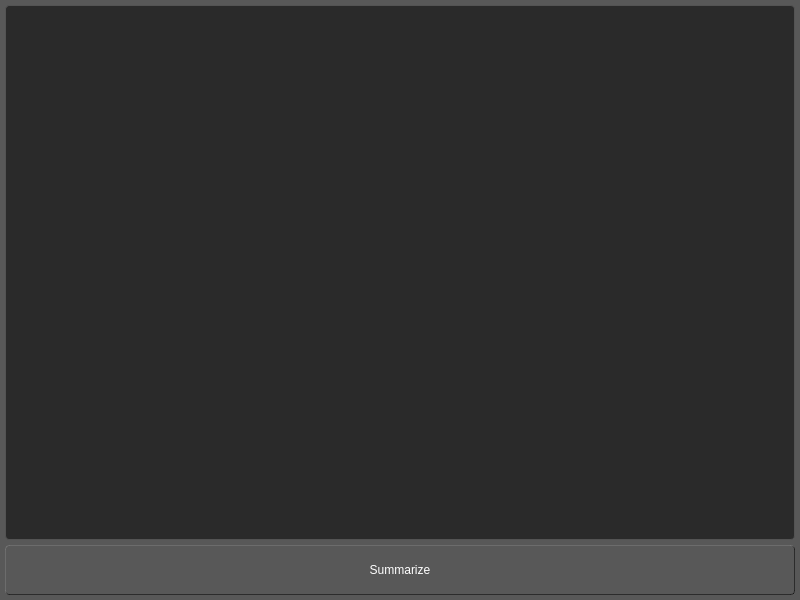
<?xml version="1.0" encoding="UTF-8"?>
<ui version="4.0">
  <class>main_widget</class>
  <widget class="QWidget" name="main_widget">
    <property name="geometry">
      <rect>
        <x>0</x>
        <y>0</y>
        <width>800</width>
        <height>600</height>
      </rect>
    </property>
    <property name="windowTitle">
      <string>Summarizer</string>
    </property>
    <property name="styleSheet">
      <string notr="true">QWidget{
        border-radius: 4px;
        background-color: rgb(88, 88, 88);
        color: rgb(255, 255, 255);
        }

        QMenu::item:selected {
        background-color: rgb(23, 111, 204);
        }

        QMenu::item:disabled {
        color: rgba(255, 255, 255, 75);
        }</string>
    </property>
    <layout class="QVBoxLayout" name="main_layout">
      <property name="spacing">
        <number>0</number>
      </property>
      <property name="leftMargin">
        <number>0</number>
      </property>
      <property name="topMargin">
        <number>0</number>
      </property>
      <property name="rightMargin">
        <number>0</number>
      </property>
      <property name="bottomMargin">
        <number>0</number>
      </property>
      <item>
        <widget class="QStackedWidget" name="stacked_widget">
          <widget class="QWidget" name="page_input">
            <layout class="QVBoxLayout" name="verticalLayout">
              <property name="spacing">
                <number>5</number>
              </property>
              <property name="leftMargin">
                <number>5</number>
              </property>
              <property name="topMargin">
                <number>5</number>
              </property>
              <property name="rightMargin">
                <number>5</number>
              </property>
              <property name="bottomMargin">
                <number>5</number>
              </property>
              <item>
                <widget class="QPlainTextEdit" name="text_box">
                  <property name="styleSheet">
                    <string notr="true">QPlainTextEdit {
                      background-color: rgb(42, 42, 42);
                      padding: 5px;
                      spacing: 10px;
                      border: 1px solid;
                      border-color: rgba(255, 255, 255, 30);
                      border-right-color: rgba(0, 0, 0, 128);
                      border-bottom-color: rgba(0, 0, 0, 128);
                      color: rgb(255, 255, 255);
                      border-radius: 4px;
                      border: 1px solid;
                      border-color: rgb(83, 83, 83);
                      }</string>
                  </property>
                  <property name="plainText">
                    <string />
                  </property>
                  <property name="backgroundVisible">
                    <bool>false</bool>
                  </property>
                  <property name="placeholderText">
                    <string>Enter the privacy policy text here</string>
                  </property>
                </widget>
              </item>
              <item>
                <widget class="QPushButton" name="summarize_button">
                  <property name="minimumSize">
                    <size>
                      <width>0</width>
                      <height>50</height>
                    </size>
                  </property>
                  <property name="styleSheet">
                    <string notr="true">QPushButton {
                      background-color: qlineargradient(spread:repeat, x1:1, y1:1, x2:1, y2:0,
                      stop:0 rgba(60, 60, 60, 255), stop: 1 rgba(80, 80, 80, 255));
                      padding: 5px;
                      spacing: 10px;
                      border: 1px solid;
                      border-color: rgba(255, 255, 255, 30);
                      border-right-color: rgba(0, 0, 0, 128);
                      border-bottom-color: rgba(0, 0, 0, 128);
                      color: rgb(255, 255, 255);
                      }
                      QPushButton:hover {
                      background-color: qlineargradient(spread:repeat, x1:1, y1:1, x2:1, y2:0,
                      stop:0 rgba(80, 80, 80, 255), stop: 1 rgba(100, 100, 100, 255));
                      border: 1px solid;
                      border-color: rgba(255, 255, 255, 80);
                      border-right-color: rgba(0, 0, 0, 255);
                      border-bottom-color: rgba(0, 0, 0, 255);
                      }
                      QPushButton:pressed {
                      background-color: qlineargradient(spread:repeat, x1:1, y1:1, x2:1, y2:0,
                      stop:1 rgba(60, 60, 60, 255), stop: 0 rgba(70, 70, 70, 255));
                      border-color: rgba(0, 0, 0, 150);
                      border-right-color: rgba(255, 255, 255, 50);
                      border-bottom-color: rgba(255, 255, 255, 50);
                      }
                      QPushButton::indicator:unchecked {
                      background-color: rgb(38, 38, 38);
                      border-radius: 4px;
                      }

                      QPushButton::indicator:checked {
                      border-radius: 4px;
                      background-color: qradialgradient(spread:pad, cx:0.5, cy:0.5, radius:0.5,
                      fx:0.5, fy:0.5, stop:0.357513 rgba(200, 200, 200, 255), stop:0.388601 rgba(38,
                      38, 38, 255));
                      }</string>
                  </property>
                  <property name="text">
                    <string>Summarize</string>
                  </property>
                </widget>
              </item>
            </layout>
          </widget>
          <widget class="QWidget" name="page_output">
            <property name="styleSheet">
              <string notr="true" />
            </property>
            <layout class="QVBoxLayout" name="verticalLayout_2">
              <property name="spacing">
                <number>5</number>
              </property>
              <property name="leftMargin">
                <number>5</number>
              </property>
              <property name="topMargin">
                <number>5</number>
              </property>
              <property name="rightMargin">
                <number>5</number>
              </property>
              <property name="bottomMargin">
                <number>5</number>
              </property>
              <item>
                <widget class="QWidget" name="widget" native="true">
                  <property name="styleSheet">
                    <string notr="true" />
                  </property>
                  <layout class="QGridLayout" name="gridLayout">
                    <property name="leftMargin">
                      <number>0</number>
                    </property>
                    <property name="topMargin">
                      <number>0</number>
                    </property>
                    <property name="rightMargin">
                      <number>0</number>
                    </property>
                    <property name="bottomMargin">
                      <number>0</number>
                    </property>
                    <property name="spacing">
                      <number>5</number>
                    </property>
                    <item row="0" column="0">
                      <widget class="QLabel" name="result_label">
                        <property name="styleSheet">
                          <string notr="true">QLabel{
                            border-radius: 4px;
                            background-color: qlineargradient(spread:repeat, x1:1, y1:1, x2:1, y2:0,
                            stop:1 rgba(40, 40, 40, 255), stop:0 rgba(50, 50, 50, 255));
                            border: 1px solid;
                            border-color: rgb(83, 83, 83);
                            color: rgb(255, 255, 255);
                            padding: 5px;
                            }</string>
                        </property>
                        <property name="text">
                          <string />
                        </property>
                        <property name="wordWrap">
                          <bool>true</bool>
                        </property>
                      </widget>
                    </item>

                    <item row="0" column="1">
                      <widget class="QWidget" name="image_4" native="true">
                        <property name="styleSheet">
                          <string notr="true">QWidget{
                            border-radius: 4px;
                            background-color: qlineargradient(spread:repeat, x1:1, y1:1, x2:1, y2:0,
                            stop:1 rgba(40, 40, 40, 255), stop:0 rgba(50, 50, 50, 255));
                            border: 1px solid;
                            border-color: rgb(83, 83, 83);
                            }</string>
                        </property>
                      </widget>
                    </item>
                    <item row="1" column="0">
                      <widget class="QWidget" name="image_3" native="true">
                        <property name="styleSheet">
                          <string notr="true">QWidget{
                            border-radius: 4px;
                            background-color: qlineargradient(spread:repeat, x1:1, y1:1, x2:1, y2:0,
                            stop:1 rgba(40, 40, 40, 255), stop:0 rgba(50, 50, 50, 255));
                            border: 1px solid;
                            border-color: rgb(83, 83, 83);
                            }</string>
                        </property>
                      </widget>
                    </item>
                    <item row="1" column="1">
                      <widget class="QWidget" name="image_1" native="true">
                        <property name="styleSheet">
                          <string notr="true">QWidget{
                            border-radius: 4px;
                            background-color: qlineargradient(spread:repeat, x1:1, y1:1, x2:1, y2:0,
                            stop:1 rgba(40, 40, 40, 255), stop:0 rgba(50, 50, 50, 255));
                            border: 1px solid;
                            border-color: rgb(83, 83, 83);
                            }</string>
                        </property>
                      </widget>
                    </item>
                  </layout>
                </widget>
              </item>
              <item>
                <widget class="QPushButton" name="back_button">
                  <property name="minimumSize">
                    <size>
                      <width>0</width>
                      <height>50</height>
                    </size>
                  </property>
                  <property name="styleSheet">
                    <string notr="true">QPushButton {
                      background-color: qlineargradient(spread:repeat, x1:1, y1:1, x2:1, y2:0,
                      stop:0 rgba(60, 60, 60, 255), stop: 1 rgba(80, 80, 80, 255));
                      padding: 5px;
                      spacing: 10px;
                      border: 1px solid;
                      border-color: rgba(255, 255, 255, 30);
                      border-right-color: rgba(0, 0, 0, 128);
                      border-bottom-color: rgba(0, 0, 0, 128);
                      color: rgb(255, 255, 255);
                      }
                      QPushButton:hover {
                      background-color: qlineargradient(spread:repeat, x1:1, y1:1, x2:1, y2:0,
                      stop:0 rgba(80, 80, 80, 255), stop: 1 rgba(100, 100, 100, 255));
                      border: 1px solid;
                      border-color: rgba(255, 255, 255, 80);
                      border-right-color: rgba(0, 0, 0, 255);
                      border-bottom-color: rgba(0, 0, 0, 255);
                      }
                      QPushButton:pressed {
                      background-color: qlineargradient(spread:repeat, x1:1, y1:1, x2:1, y2:0,
                      stop:1 rgba(60, 60, 60, 255), stop: 0 rgba(70, 70, 70, 255));
                      border-color: rgba(0, 0, 0, 150);
                      border-right-color: rgba(255, 255, 255, 50);
                      border-bottom-color: rgba(255, 255, 255, 50);
                      }
                      QPushButton::indicator:unchecked {
                      background-color: rgb(38, 38, 38);
                      border-radius: 4px;
                      }

                      QPushButton::indicator:checked {
                      border-radius: 4px;
                      background-color: qradialgradient(spread:pad, cx:0.5, cy:0.5, radius:0.5,
                      fx:0.5, fy:0.5, stop:0.357513 rgba(200, 200, 200, 255), stop:0.388601 rgba(38,
                      38, 38, 255));
                      }</string>
                  </property>
                  <property name="text">
                    <string>Back</string>
                  </property>
                </widget>
              </item>
            </layout>
          </widget>
        </widget>
      </item>
    </layout>
  </widget>
  <resources />
  <connections />
</ui>
